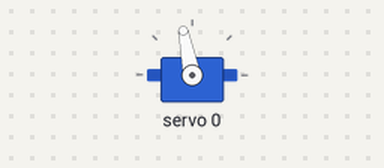
A sketch run on a simulated Arduino Uno, built with avr-gcc and run on an emulated ATmega328P. Shown: servo.

Above: at 0.05 s.
At 3.0 s:
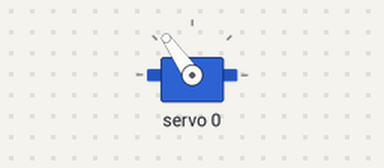
At 6.0 s:
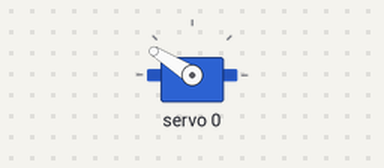
Timing chart, 0 to 7.8 s (numbered marks = the images above):
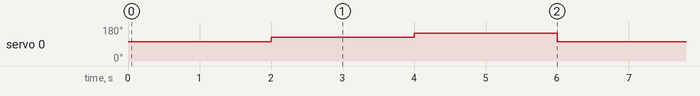

Measured:
- by itself, servo 0: repeats every 6.0 s: 148° 2.0 s, 101° 2.0 s, 125° 2.0 s

The sketch:

testing.ino
```cpp
#include <Wire.h>
#include <Adafruit_PWMServoDriver.h>

Adafruit_PWMServoDriver pwm = Adafruit_PWMServoDriver();

int angleToPulse(int ang){
  return map(ang, 0, 180, 150, 600);
}

// CHANGE THIS for each motor
int testChannel = 0;

void setup() {
  pwm.begin();
  pwm.setPWMFreq(50);
}

void loop() {

  pwm.setPWM(testChannel, 0, angleToPulse(70));
  delay(2000);

  pwm.setPWM(testChannel, 0, angleToPulse(90));
  delay(2000);

  pwm.setPWM(testChannel, 0, angleToPulse(110));
  delay(2000);
}
```
